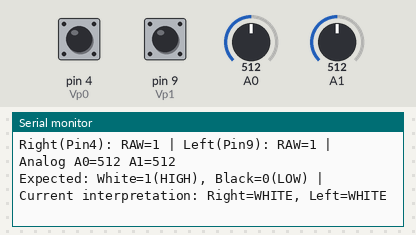
A sketch run on a simulated Arduino Uno, built with avr-gcc and run on an emulated ATmega328P. Shown: the last lines printed to the serial monitor. The inputs (shaded band) are chosen by the test bench; at power-on: A0 = 512, pin 4 (Vp0) HIGH, pin 9 (Vp1) HIGH, A1 = 512.

Above: at 6.8 s.
6.9 s: A0 set to 104
At 8.7 s:
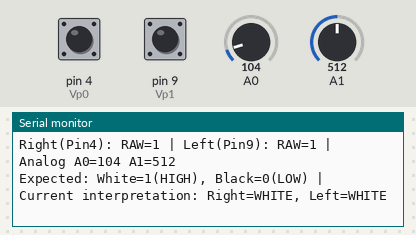
11.1 s: A0 set to 95
At 13.0 s:
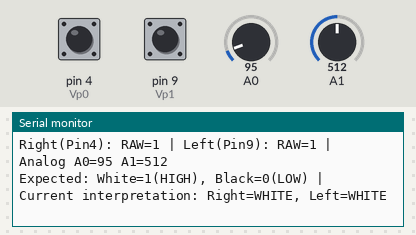
Timing chart, 0 to 14.5 s (numbered marks = the images above; inputs shaded):
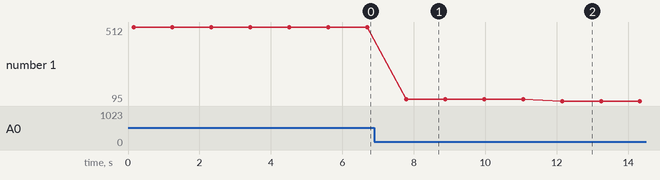

Measured:
- after the input at 6.9 s, the serial monitor: prints a new line after 0.89 s (image 1)
- after the input at 11.1 s, the serial monitor: prints a new line after 1.1 s (image 2)
- plotted number 1: 512 → 104 after the input at 6.9 s, 104 → 95 after the input at 11.1 s

The sketch:

photo_sensor_debug.ino
```cpp
const int Vp0 = 4;  // 右フォトセンサ
const int Vp1 = 9;  // 左フォトセンサ

void setup() {
  Serial.begin(9600);
  pinMode(Vp0, INPUT_PULLUP);  // プルアップ有効
  pinMode(Vp1, INPUT_PULLUP);  // プルアップ有効
  Serial.println("Photo Sensor Debug Test Started - WITH PULLUP");
  Serial.println("Raw values: 0=LOW, 1=HIGH");
  Serial.println("Testing with PULLUP enabled");
  Serial.println("Place sensors on different surfaces to test");
}

void loop() {
  int rightSensorRaw = digitalRead(Vp0);
  int leftSensorRaw = digitalRead(Vp1);

  // アナログ値も読み取り（参考用）
  int rightAnalog = analogRead(A0); // Pin 4はデジタル、A0は別ピン
  int leftAnalog = analogRead(A1);  // Pin 9はデジタル、A1は別ピン

  Serial.print("Right(Pin4): RAW=");
  Serial.print(rightSensorRaw);
  Serial.print(" | Left(Pin9): RAW=");
  Serial.print(leftSensorRaw);

  Serial.print(" | Analog A0=");
  Serial.print(rightAnalog);
  Serial.print(" A1=");
  Serial.println(leftAnalog);

  // 期待される動作をテスト
  Serial.print("Expected: White=1(HIGH), Black=0(LOW) | ");
  Serial.print("Current interpretation: Right=");
  Serial.print(rightSensorRaw == 0 ? "BLACK" : "WHITE");
  Serial.print(", Left=");
  Serial.println(leftSensorRaw == 0 ? "BLACK" : "WHITE");

  delay(1000);
}
```
